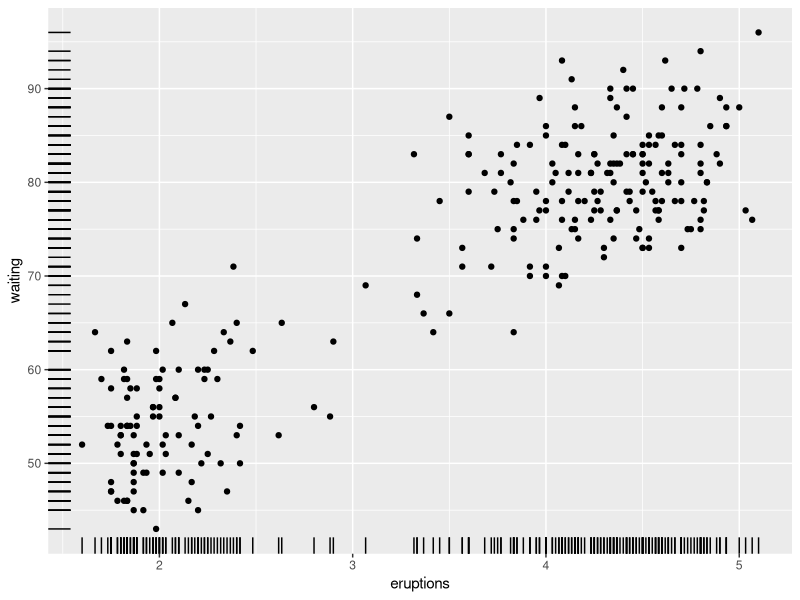
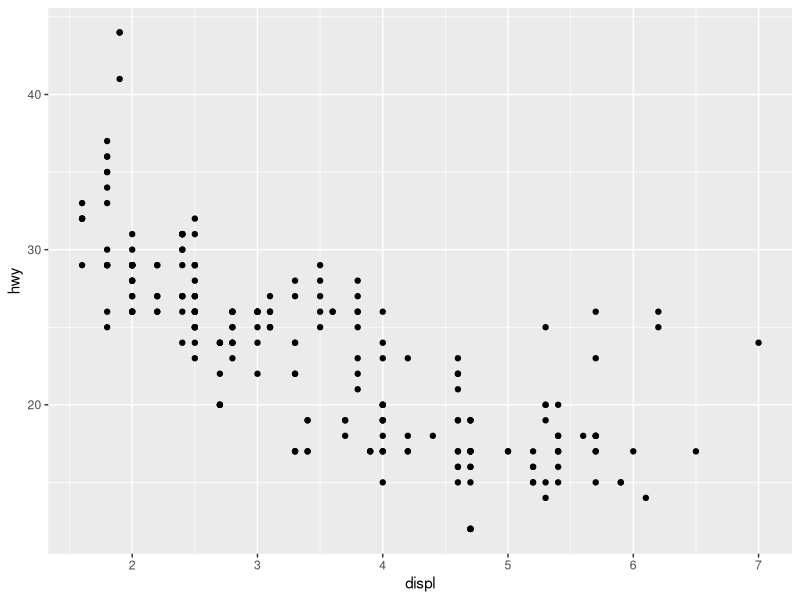
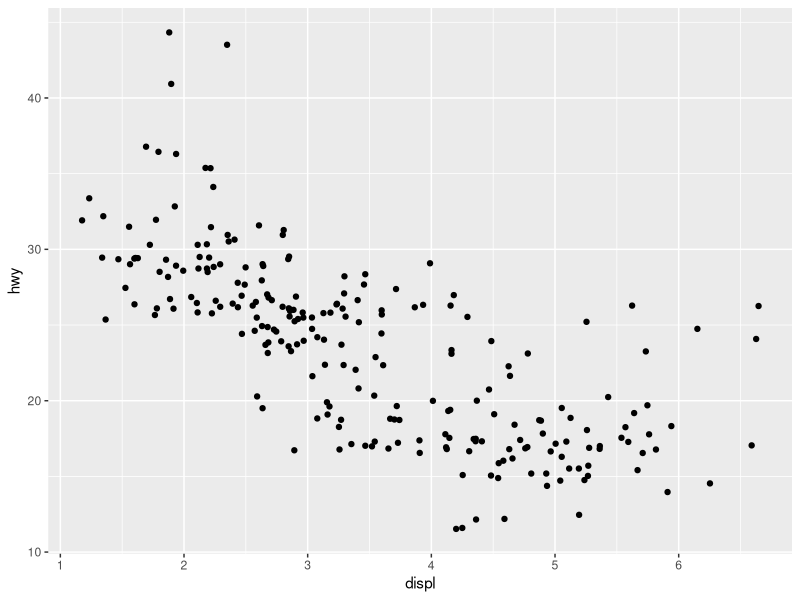

Write R code to recreate these figures, in order.
## ---- chunk 1
library(ggplot2)
ggplot(data = faithful, aes(x=eruptions, y=waiting))+
  geom_point()+geom_rug()

p <- ggplot(mpg, aes(displ, hwy))
# 添加散点图
p + geom_point()
# 避免重叠
p + geom_jitter(position = position_jitter(width = 0.5, height = 0.5))

